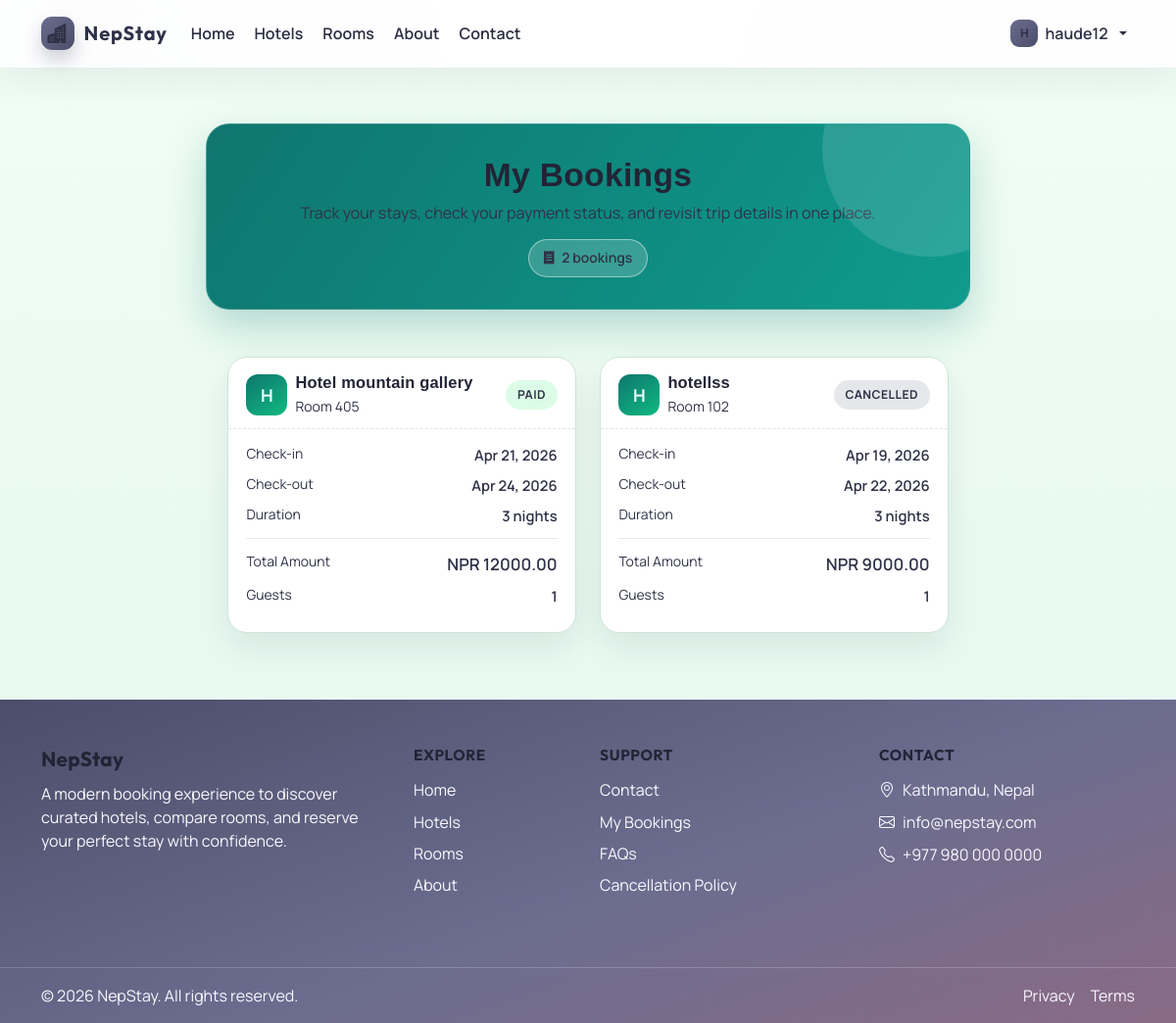
/customer/bookings/ (signed in), run on the app's committed database.
### userauths/models.py (models this page shows, shortened)
class User(AbstractUser):
    ROLE_CHOICES = (
        ("customer", "Customer"),
        ("agent", "Agent"),
    )
    AGENT_APPROVAL_CHOICES = (
        ("approved", "Approved"),
        ("pending", "Pending"),
        ("rejected", "Rejected"),
    )
    full_name = models.CharField(max_length=255, blank=True, null=True )
    username = models.CharField(max_length=150, unique=True)
    email = models.EmailField(unique=True)
    phone = models.CharField(max_length=20, blank=True, null=True)
    gender = models.CharField(max_length=10, choices=GENDER_CHOICES, default="Others")
    otp = models.CharField(max_length=10, blank=True, null=True)
    email_verified = models.BooleanField(default=False)
    role = models.CharField(max_length=10, choices=ROLE_CHOICES, default="customer")
    agent_approval_status = models.CharField(max_length=10, choices=AGENT_APPROVAL_CHOICES, default="approved")
    agent_rejection_reason = models.TextField(blank=True, null=True)
    USERNAME_FIELD = "username"
    REQUIRED_FIELDS = ["email"]   # ✅ username हटायो

### hotel/models.py (models this page shows, shortened)
class Booking(models.Model):
    BOOKING_STATUS_CHOICES = (
        ('pending', 'Pending'),
        ('paid', 'Paid'),
        ('cancelled', 'Cancelled'),
    )
    PAYMENT_STATUS_CHOICES = (
        ('pending', 'Pending'),
        ('completed', 'Paid'),
        ('failed', 'Failed'),
        ('cancelled', 'Cancelled'),
    )
    customer = models.ForeignKey(User, on_delete=models.CASCADE, related_name="bookings", null=True, blank=True)
    full_name = models.CharField(max_length=255)
    email = models.EmailField()
    Phone = models.CharField(max_length=20)
    hotel = models.ForeignKey(Hotel, on_delete=models.CASCADE)
    room_type = models.ForeignKey(RoomType, on_delete=models.CASCADE)
    room = models.ForeignKey(Room, on_delete=models.CASCADE)
    check_in = models.DateField()
    check_out = models.DateField()
    guests = models.PositiveSmallIntegerField(default=1)
    total_price = models.DecimalField(max_digits=10, decimal_places=2)
    date = models.DateTimeField(auto_now_add=True)
    booking_status = models.CharField(max_length=20, choices=BOOKING_STATUS_CHOICES, default='pending')
    payment_status = models.CharField(max_length=20, choices=PAYMENT_STATUS_CHOICES, default='pending')
    total_days = models.IntegerField(default=1)
    is_active = models.BooleanField(default=True)
    booking_id = ShortUUIDField(length=8, unique=True, blank=True)
    class Meta:
        verbose_name_plural = "Bookings"

class Hotel(models.Model):
    agent = models.ForeignKey(User, on_delete=models.CASCADE, related_name="hotels", null=True, blank=True)
    name = models.CharField(max_length=255)
    location = models.CharField(max_length=255, blank=True)
    description = models.TextField(blank=True)
    image = models.ImageField(upload_to='hotel_images/', blank=True, null=True)
    address = models.CharField(max_length=255, blank=True)
    mobile = models.CharField(max_length=20, blank=True)
    email = models.EmailField(blank=True)
    status = models.CharField(max_length=20, choices=HOTEL_STATUS, default='pending')
    views = models.IntegerField(default=0)
    featured = models.BooleanField(default=False)
    slug = models.SlugField(unique=True, blank=True)
    created_at = models.DateTimeField(auto_now_add=True, null=True, blank=True)
    date = models.DateTimeField(auto_now_add=True)

class Room(models.Model):
    hotel = models.ForeignKey(Hotel, on_delete=models.CASCADE, related_name='rooms')
    room_type = models.ForeignKey(RoomType, on_delete=models.CASCADE, related_name='rooms')
    room_number = models.CharField(max_length=200)
    price = models.DecimalField(max_digits=10, decimal_places=2, default=Decimal('0.00'))
    availability = models.BooleanField(default=True)
    is_available = models.BooleanField(default=True)
    date = models.DateTimeField(auto_now_add=True)
    rid = ShortUUIDField(length=8, unique=True, blank=True)
    class Meta:
        verbose_name_plural = "Rooms"

### userauths/decorators.py (the view)
    def wrapper(request, *args, **kwargs):
        if request.user.is_authenticated and request.user.role == 'customer':
            return view_func(request, *args, **kwargs)
        else:
            messages.error(request, "You are not authorized to view this page.")
            return redirect('hotel:index')

### hotel/views.py (called while the page is built)
@login_required
@customer_required
def customer_bookings(request):
    completed_match = Booking.objects.filter(
        customer_id=request.user.id,
        room_id=OuterRef('room_id'),
        check_in=OuterRef('check_in'),
        check_out=OuterRef('check_out'),
        payment_status='completed',
    )
    bookings = (
        Booking.objects.select_related('hotel', 'room')
        .filter(customer_id=request.user.id)
        .annotate(has_completed_match=Exists(completed_match))
        .exclude(payment_status='pending', has_completed_match=True)
        .order_by('-date')
    )
    return render(request, 'hotel/customer_bookings.html', {'bookings': bookings})

### templates/hotel/customer_bookings.html (shortened to what this page needs)
{% extends "partials/base.html" %}
{% block content %}
<section class="bookings-shell">
    <div class="container">
        <div class="bookings-hero">
            <h1 class="bookings-title">My Bookings</h1>
            <p class="bookings-subtitle">Track your stays, check your payment status, and revisit trip details in one place.</p>
            <span class="booking-summary-chip">
                <i class="fas fa-receipt"></i>
                {{ bookings|length }} booking{{ bookings|length|pluralize }}
            </span>
        </div>
        {% if bookings %}
        <div class="row g-4 booking-card-wrap justify-content-center">
            {% for booking in bookings %}
            <div class="col-12 col-md-6 col-xl-4">
                <article class="booking-card" style="--delay: {{ forloop.counter0 }};">
                    <div class="booking-card-head">
                        <div class="d-flex align-items-center gap-2">
                            <div class="hotel-mark">{{ booking.hotel.name|first|upper }}</div>
                            <div>
                                <h2 class="hotel-name">{{ booking.hotel.name }}</h2>
                                <p class="hotel-meta">Room {{ booking.room.room_number }}</p>
                            </div>
                        </div>
                        <span class="booking-status booking-status--{{ booking.booking_status|lower }}">{{ booking.booking_status|capfirst }}</span>
                    </div>
                    <div class="booking-card-body">
                        <div class="booking-line">
                            <span class="label">Check-in</span>
                            <span class="value">{{ booking.check_in|date:"M d, Y" }}</span>
                        </div>
                        <div class="booking-line">
                            <span class="label">Check-out</span>
                            <span class="value">{{ booking.check_out|date:"M d, Y" }}</span>
                        </div>
                        <div class="booking-line">
                            <span class="label">Duration</span>
                            <span class="value">{{ booking.total_days }} night{{ booking.total_days|pluralize }}</span>
                        </div>
                        <div class="booking-line booking-total">
                            <span class="label">Total Amount</span>
                            <span class="value">NPR {{ booking.total_price }}</span>
                        </div>
                        <div class="booking-line">
                            <span class="label">Guests</span>
                            <span class="value">{{ booking.guests }}</span>
                        </div>
                    </div>
                </article>
            </div>
            {% endfor %}
        </div>
        {% endif %}
    </div>
</section>
{% endblock %}

### templates/partials/navbar.html (shortened to what this page needs)
<nav class="navbar navbar-expand-lg site-navbar">
    <div class="container">
        <a class="navbar-brand brand-mark" href="{% url 'hotel:index' %}">
            <span class="brand-dot"><i class="bi bi-buildings-fill"></i></span>
            <span>NepStay</span>
        </a>
        <div class="collapse navbar-collapse" id="navbarNav">
            <ul class="navbar-nav me-auto align-items-lg-center gap-lg-1">
                {% if user.is_authenticated and user.role == 'agent' %}
                <li class="nav-item"><a class="nav-link agent-top-link {% if request.resolver_match.url_name == 'agent_dashboard' %}active{% endif %}" href="{% url 'userauths:agent_dashboard' %}"><i class="bi bi-grid me-1"></i>Dashboard</a></li>
                <li class="nav-item"><a class="nav-link agent-top-link {% if request.resolver_match.url_name == 'agent_hotel_list' %}active{% endif %}" href="{% url 'hotel:agent_hotel_list' %}"><i class="bi bi-buildings me-1"></i>My Hotels</a></li>
                <li class="nav-item"><a class="nav-link agent-top-link {% if request.resolver_match.url_name == 'agent_bookings' %}active{% endif %}" href="{% url 'hotel:agent_bookings' %}"><i class="bi bi-receipt me-1"></i>Bookings</a></li>
                <li class="nav-item"><a class="nav-link agent-top-link {% if request.resolver_match.url_name == 'create_hotel' %}active{% endif %}" href="{% url 'hotel:create_hotel' %}"><i class="bi bi-plus-square me-1"></i>Create Hotel</a></li>
                <li class="nav-item"><a class="nav-link agent-top-link {% if request.resolver_match.url_name == 'rooms' %}active{% endif %}" href="{% url 'hotel:rooms' %}"><i class="bi bi-door-open me-1"></i>Rooms</a></li>
                <li class="nav-item"><a class="nav-link agent-top-link {% if request.resolver_match.url_name == 'contact' %}active{% endif %}" href="{% url 'hotel:contact' %}"><i class="bi bi-chat-left-text me-1"></i>Support</a></li>
                {% else %}
                <li class="nav-item"><a class="nav-link" href="{% url 'hotel:index' %}">Home</a></li>
                <li class="nav-item"><a class="nav-link" href="{% url 'hotel:hotel_list' %}">Hotels</a></li>
                <li class="nav-item"><a class="nav-link" href="{% url 'hotel:rooms' %}">Rooms</a></li>
                <li class="nav-item"><a class="nav-link" href="{% url 'hotel:about' %}">About</a></li>
                <li class="nav-item"><a class="nav-link" href="{% url 'hotel:contact' %}">Contact</a></li>
                {% endif %}
            </ul>
            <ul class="navbar-nav ms-auto align-items-lg-center gap-lg-1">
                {% if user.is_authenticated %}
                <li class="nav-item dropdown ms-lg-2">
                    <a class="nav-link dropdown-toggle nav-user" href="#" id="navbarDropdown" role="button" data-bs-toggle="dropdown" aria-expanded="false">
                        <span class="user-pill">{{ user.username|first|upper }}</span>
                        <span>{{ user.username }}</span>
                    </a>
                </li>
                {% endif %}
            </ul>
        </div>
    </div>
</nav>

### static/css/modern.css (style rules this page uses)
:root { --bg: #f8fafc; --surface: #ffffff; --surface-alt: #f1f5f9; --primary: #4f46e5; --primary-soft: #e0e7ff; --accent: #22d3ee; --text-primary: #111827; --text-secondary: #475569; --text-tertiary: #94a3b8; --border: #e2e8f0; --shadow: 0 24px 70px rgba(15, 23, 42, 0.08); }
* { box-sizing: border-box; }
html { scroll-behavior: smooth; }
body { margin: 0; min-height: 100%; font-family: 'Inter', sans-serif; background: var(--bg); color: var(--text-primary); }
a { text-decoration: none; }
.navbar { border-bottom: 1px solid rgba(15, 23, 42, 0.08); }
.navbar-brand { font-size: 1.45rem; letter-spacing: .04em; }
:root { --site-bg: #f2f0f6; --site-surface: #ffffff; --site-surface-soft: #ece9f1; --site-text: #26283b; --site-muted: #5f6276; --site-line: #ced0dc; --site-primary: #6b6d8f; --site-primary-strong: #4b4e69; --site-accent: #8a6b86; }
body { font-family: 'Manrope', sans-serif; color: var(--site-text); background: radial-gradient(circle at 8% 4%, rgba(186, 195, 218, 0.36), transparent 30%), radial-gradient(circle at 95% 12%, rgba(219, 193, 207, 0.34), transparent 34%), linear-gradient(180deg, #f9f8fb 0%, #f1eef5 100%); }
h1, h2, h3, h4, h5, h6, .section-title { font-family: 'Outfit', sans-serif; letter-spacing: 0.01em; }
.site-navbar { position: sticky; top: 0; z-index: 1050; background: rgba(255, 255, 255, 0.92); backdrop-filter: blur(12px); border-bottom: 1px solid rgba(17, 38, 60, 0.08); box-shadow: 0 14px 35px rgba(15, 23, 42, 0.06); padding: 0.78rem 0; }
.brand-mark { display: inline-flex; align-items: center; gap: 0.6rem; color: #0f172a; font-family: 'Outfit', sans-serif; font-weight: 700; font-size: 1.25rem; }
.brand-dot { width: 34px; height: 34px; border-radius: 11px; display: inline-flex; align-items: center; justify-content: center; background: linear-gradient(135deg, #6b6d8f 0%, #4b4e69 100%); color: #f7f7fb; box-shadow: 0 10px 18px rgba(75, 78, 105, 0.26); }
.site-navbar .nav-link { color: #334155; font-weight: 600; border-radius: 999px; padding: 0.5rem 0.85rem; }
.nav-user { display: inline-flex; align-items: center; gap: 0.45rem; }
.user-pill { width: 28px; height: 28px; border-radius: 9px; display: inline-flex; align-items: center; justify-content: center; font-size: 0.75rem; font-weight: 800; color: #f7f7fb; background: linear-gradient(135deg, #6b6d8f 0%, #4b4e69 100%); }
.card, .room-card, .feature-card, .filter-panel, .booking-summary, .booking-card, .stats-row, .empty-state { border-radius: 1.15rem; border: 1px solid var(--site-line); box-shadow: 0 16px 34px rgba(15, 23, 42, 0.07); }
:root { --site-text-strong: #222436; --site-text-normal: #2f3247; --site-text-muted-safe: #4d5168; }
body, p, li, span, label, small, .small, .text-muted, .section-subtitle, .room-meta, .room-description, .hotel-meta, .hotel-desc, .card-text { color: var(--site-text-normal) !important; }
h1, h2, h3, h4, h5, h6, .section-title, .card-title, .room-title, .hotel-name { color: var(--site-text-strong) !important; }
.site-navbar .nav-link, .dropdown-item, .user-menu .dropdown-item { color: #2b2d42 !important; }

### data on the page
User: username|first "H", username "haude12"
Booking: hotel.name|first "H", hotel.name "Hotel mountain gallery", room.room_number "405", booking_status "PAID", check_in "Apr 21, 2026", check_out "Apr 24, 2026", total_days "3", total_price "12000.00", guests "1"
Booking: hotel.name|first "H", hotel.name "hotellss", room.room_number "102", booking_status "CANCELLED", check_in "Apr 19, 2026", check_out "Apr 22, 2026", total_days "3", total_price "9000.00", guests "1"

### other printed values
{{ bookings|length }} "2"
